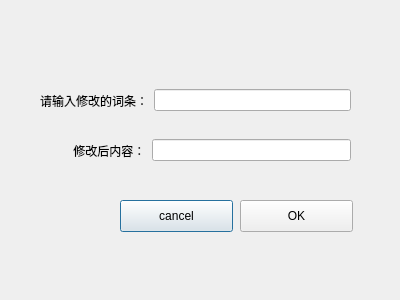
<?xml version="1.0" encoding="UTF-8"?>
<ui version="4.0">
 <class>changeWord</class>
 <widget class="QDialog" name="changeWord">
  <property name="geometry">
   <rect>
    <x>0</x>
    <y>0</y>
    <width>400</width>
    <height>300</height>
   </rect>
  </property>
  <property name="windowTitle">
   <string>Dialog</string>
  </property>
  <widget class="QPushButton" name="changeWord_cancel_btn">
   <property name="geometry">
    <rect>
     <x>120</x>
     <y>200</y>
     <width>113</width>
     <height>32</height>
    </rect>
   </property>
   <property name="text">
    <string>cancel</string>
   </property>
  </widget>
  <widget class="QWidget" name="layoutWidget">
   <property name="geometry">
    <rect>
     <x>40</x>
     <y>80</y>
     <width>311</width>
     <height>41</height>
    </rect>
   </property>
   <layout class="QHBoxLayout" name="horizontalLayout">
    <item>
     <widget class="QLabel" name="label">
      <property name="styleSheet">
       <string notr="true">font: 13pt &quot;Gill Sans&quot;;</string>
      </property>
      <property name="text">
       <string>请输入修改的词条：</string>
      </property>
     </widget>
    </item>
    <item>
     <widget class="QLineEdit" name="lineEdit_changeWord"/>
    </item>
   </layout>
  </widget>
  <widget class="QPushButton" name="changeWord_ok_btn">
   <property name="geometry">
    <rect>
     <x>240</x>
     <y>200</y>
     <width>113</width>
     <height>32</height>
    </rect>
   </property>
   <property name="styleSheet">
    <string notr="true"/>
   </property>
   <property name="text">
    <string>OK</string>
   </property>
  </widget>
  <widget class="QWidget" name="layoutWidget_2">
   <property name="geometry">
    <rect>
     <x>40</x>
     <y>130</y>
     <width>311</width>
     <height>41</height>
    </rect>
   </property>
   <layout class="QHBoxLayout" name="horizontalLayout_2">
    <item>
     <widget class="QLabel" name="label_2">
      <property name="styleSheet">
       <string notr="true">font: 13pt &quot;Gill Sans&quot;;</string>
      </property>
      <property name="text">
       <string>          修改后内容：</string>
      </property>
     </widget>
    </item>
    <item>
     <widget class="QLineEdit" name="lineEdit_changeWord_2"/>
    </item>
   </layout>
  </widget>
  <widget class="QLabel" name="warning_info">
   <property name="geometry">
    <rect>
     <x>40</x>
     <y>180</y>
     <width>221</width>
     <height>16</height>
    </rect>
   </property>
   <property name="styleSheet">
    <string notr="true">color:red
</string>
   </property>
   <property name="text">
    <string/>
   </property>
  </widget>
 </widget>
 <resources/>
 <connections/>
</ui>
